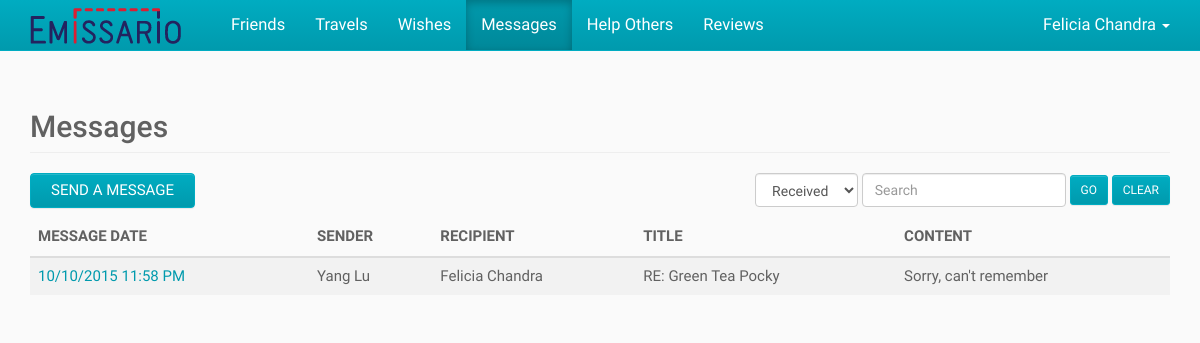
The page /index.php/messages (signed in) on the database its author committed.
### tables this page shows
CREATE TABLE IF NOT EXISTS User (
	ID BIGINT NOT NULL AUTO_INCREMENT,
    First_Name VARCHAR(100) NOT NULL,
    Last_Name VARCHAR(100) NULL,
    Email VARCHAR(100) NOT NULL UNIQUE,
    `Password` CHAR(255) NOT NULL,
    City VARCHAR(100) NULL,
    State VARCHAR(100) NULL,
    Country VARCHAR(2) NULL,
    Phone VARCHAR(100) NULL,
    Created_On DATETIME NULL,
    Modified_On DATETIME NULL,
    PRIMARY KEY (ID)
);

CREATE TABLE IF NOT EXISTS Message (
	ID BIGINT NOT NULL AUTO_INCREMENT,
    Sender_ID BIGINT NOT NULL,
    Recipient_ID BIGINT NOT NULL,
    Title VARCHAR(255) NULL,
    Content VARCHAR(10000) NOT NULL,
    Unread BIT NOT NULL DEFAULT 1,
    Wish_ID BIGINT NULL,
    Created_On DATETIME NULL,
    Modified_On DATETIME NULL,
    PRIMARY KEY (ID),
    FOREIGN KEY (Sender_ID) REFERENCES User (ID),
    FOREIGN KEY (Recipient_ID) REFERENCES User (ID),
    FOREIGN KEY (Wish_ID) REFERENCES Wish (ID)
);

### application/controllers/messages.php (called while the page is built, shortened)
<?php
class Messages
{
	public function index()
	{
		$userID = $GLOBALS["beans"]->siteHelper->getSession("userID");
		$messageType = "received";
		$search = "";
		$messages = $GLOBALS["beans"]->messageService->getMessages($userID, $messageType, $search);
		require APP . 'views/_templates/header.php';
		require APP . 'views/messages/index.php';
		require APP . 'views/_templates/footer.php';
	}
}

### index.php (called while the page is built, shortened)
<?php
$app = new Application();

### application/core/service.php (called while the page is built)
<?php
class Service
{
	function __construct($model)
	{
		$this->model = $model;
	}
}

### application/core/model.php (called while the page is built)
<?php
class Model
{
	function __construct($db)
	{
		$this->db = $db;
	}
}

### application/models/userModel.php (called while the page is built, shortened)
<?php
class UserModel extends Model
{
	public function getUser($userID)
	{
		$sql = "SELECT User.*, Country.Country_Name, State.State_Name
				FROM User
				LEFT JOIN Country ON Country.Country_Code = User.Country
				LEFT JOIN State ON State.State_Code = User.State
				WHERE User.ID = :user_id";
		$parameters = array(":user_id" => $userID);
		return $GLOBALS["beans"]->queryHelper->getSingleRowObject($this->db, $sql, $parameters);
	}
}

### application/helpers/queryHelper.php (called while the page is built, shortened)
<?php
class QueryHelper
{
	public function getSingleRowObject($db, $sql, $parameters) {
		$query = $db->prepare($sql);
		$query->execute($parameters);
		$result = $query->fetch();
		return $result;
	}
}

### application/services/userService.php (called while the page is built, shortened)
<?php
class UserService extends Service
{
	public function getUser($userID)
	{
		return $this->model->getUser($userID);
	}
}

### application/models/messageModel.php (called while the page is built, shortened)
<?php
class MessageModel extends Model
{
	public function getMessages($userID, $messageType = "", $search = "")
	{
		$sql = "SELECT Message.*,
					Sender.First_name AS Sender_First_Name,
					Sender.Last_name AS Sender_Last_Name,
					Recipient.First_Name AS Recipient_First_Name,
					Recipient.Last_Name AS Recipient_Last_Name,
					DATE_FORMAT(Message.Created_On, '%m/%d/%Y %h:%i %p') AS Formatted_Created_On
				FROM Message
				INNER JOIN User Sender ON Sender.ID = Message.Sender_ID
				INNER JOIN User Recipient ON Recipient.ID = Message.Recipient_ID
				WHERE";
		if (strcasecmp($messageType, "received") == 0)
		{
			$sql .= " Message.Recipient_ID = :user_id";
		}
		$sql .= " ORDER BY Message.Created_On DESC";
		$parameters = array(":user_id" => $userID);
		$query = $this->db->prepare($sql);
		$query->execute($parameters);
		return $query->fetchAll();
	}
}

### application/services/messageService.php (called while the page is built, shortened)
<?php
class MessageService extends Service
{
	public function getMessages($userID, $messageType = "", $search = "")
	{
		return $this->model->getMessages($userID, $messageType, $search);
	}
}

### application/views/messages/index.php (the view, shortened to what this page needs)
<div class="container">
	<h2 class="page-header">Messages</h2>
	<div class="clearfix table-action">
		<button type="button" id="send" class="btn btn-default">Send a Message</button>
		<form method="post" class="form-inline table-filter pull-right">
			<div class="form-group">
				<select id="messageType" name="messageType" class="form-control">
					<option value="received" <?php if (strcasecmp("received", $messageType) == 0) { ?>selected<?php } ?>>Received</option>
				</select>
			</div>
			<div class="form-group">
				<input type="text" id="search" name="search" value="<?php echo $search; ?>" class="form-control" placeholder="Search" />
			</div>
			<button type="submit" class="btn btn-default btn-sm">Go</button>
			<button type="button" id="clear" class="btn btn-default btn-sm">Clear</button>
		</form>
	</div>
	<div class="table-responsive">
		<table class="table table-striped">
			<thead>
				<tr>
					<th>Message Date</th>
					<th>Sender</th>
					<th>Recipient</th>
					<th>Title</th>
					<th>Content</th>
				</tr>
			</thead>
			<tbody>
				<?php foreach ($messages as $message) { ?>
					<tr>
						<td>
							<a href="<?php echo URL_WITH_INDEX_FILE . "messages/view/" . $message->ID; ?>">
								<?php echo $message->Formatted_Created_On ?>
							</a>
						</td>
						<td><?php echo $message->Sender_First_Name . " " . $message->Sender_Last_Name ?></td>
						<td><?php echo $message->Recipient_First_Name . " " . $message->Recipient_Last_Name ?></td>
						<td><?php echo $message->Title ?></td>
						<td class="truncate"><?php echo $message->Content ?></td>
					</tr>
				<?php } ?>
			</tbody>
		</table>
	</div>
</div>

### application/views/_templates/header.php (shortened to what this page needs)
<?php
$activeView = "";
if (array_key_exists("PATH_INFO", $_SERVER)) {
	$pathInfoArray = explode("/", $_SERVER["PATH_INFO"]);
	$activeView = $pathInfoArray[1];
}
if (!isset($user)) {
	$user = $GLOBALS["beans"]->userService->getUser($userID);
}
if (!isset($displayNavbar)) {
	$displayNavbar = true;
}
?><!DOCTYPE html>
<html lang="en">
<head>
	<link href="<?php echo URL; ?>public/css/bootstrap.css" rel="stylesheet">
	<link href="<?php echo URL; ?>public/css/bootstrap-theme.css" rel="stylesheet">
	<link href="<?php echo URL; ?>public/css/bootstrap-datepicker3.css" rel="stylesheet">
</head>
<body>
<?php if ($displayNavbar) { ?>
	<nav class="navbar navbar-inverse navbar-fixed-top">
		<div class="container">
			<div class="navbar-header">
				<a class="navbar-brand" href="<?php echo URL_WITH_INDEX_FILE; ?>">
					<img alt="Emissario" src="<?php echo URL; ?>public/img/logo.png" />
				</a>
			</div>
			<?php if (is_numeric($userID)) { ?>
				<div id="navbar" class="navbar-collapse collapse">
					<ul class="nav navbar-nav navbar-left">
						<?php echo $GLOBALS["beans"]->siteHelper->getNavigationHTML($activeView); ?>
					</ul>
					<ul class="nav navbar-nav navbar-right">
						<li class="dropdown">
							<a class="dropdown-toggle" href="#!" aria-expanded="false" aria-haspopup="true" role="button" data-toggle="dropdown">
								<?php echo $user->First_Name . " " . $user->Last_Name ?>
								<span class="caret"></span>
							</a>
						</li>
					</ul>
				</div>
			<?php } ?>
		</div>
	</nav>
<?php } ?>

### rows shown on the page
user: First_Name "Felicia", Last_Name "Chandra"
message: Formatted_Created_On "10/10/2015 11:58 PM", Sender_ID.First_Name "Yang", Sender_ID.Last_Name "Lu", Recipient_ID.First_Name "Felicia", Recipient_ID.Last_Name "Chandra", Title "RE: Green Tea Pocky", Content "Sorry, can't remember"

### other values the page prints
$viewTitle "Friends"
$viewTitle "Travels"
$viewTitle "Wishes"
$viewTitle "Messages"
$viewTitle "Help Others"
$viewTitle "Reviews"
